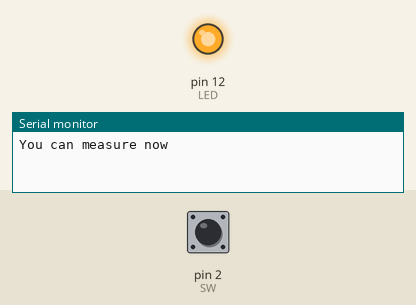
Recording of a sketch running on a simulated Arduino Uno, built with avr-gcc and run on an emulated ATmega328P. Parts: output pins drawn as LEDs (lit = HIGH), the last lines printed to the serial monitor. The test bench sets the inputs (shaded band); at power-on: pin 2 (SW) HIGH. Sleep ends after the set time or at an interrupt. At 5.2 s the program stops and its outputs stay as they are.

Above: at 5.0 s.
5.1 s: pin 2 (SW) pulled LOW for 0.15 s
At 6.4 s:
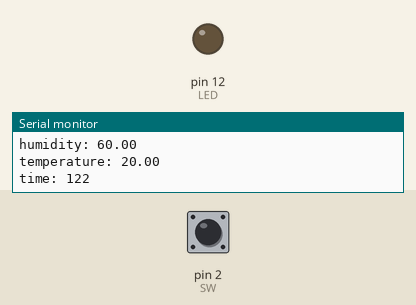
Timing chart, 0 to 6.7 s (numbered marks = the images above; inputs shaded):
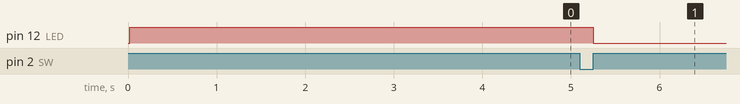

The sketch:

DutyCyclingTimer.ino
```cpp
/*
 * INF471C - Connected Objects and the Internet of Things (IoT)
 * Watchdog based duty-cycling 1
 * Ilja Tihhanovski
 *
 *
 */

//#include <avr/wdt.h>
#include <avr/sleep.h>

// We cant use other timers of Arduino because they will not work in SLEEP_MODE_PWR_DOWN
// So the system will never wake up


/*
WDTCSR
0 - WDP0 : prescaler
1 - WDP1 : prescaler
2 - WDP2 : prescaler
3 - WDE  : System reset on time-out
4 - WDCE : Change enable. +WDE=1 - 4 clock cycles
5 - WDP3 : prescaler
6 - WDIE : Watchdog interrupt enabled
7 - WDIF : Watchdog interrupt flag

WDE WDIE  Mode                  Action
0   0     Stopped               -
0   1     Interrupt mode        Interrupt
1   0     System reset mode     Reset
1   1     Interrupt and reset   Interrupt, then reset
x   x     System reset mode     Reset

WDP 3 2 1 0 msec
    0 0 0 0 16
    0 0 0 1 32
    0 0 1 0 64
    0 0 1 1 125
    0 1 0 0 250
    0 1 0 1 500
    0 1 1 0 1000
    0 1 1 1 2000
    1 0 0 0 4000
    1 0 0 1 8000
*/


#define LED 12
#define SW 2

float humidity;
float temperature;

inline void waitForSerialToFinish()
{
  // wait for transmit buffer to empty, see https://forum.arduino.cc/t/how-to-know-when-serial-has-finished-sending/116582/6
  while ((UCSR0A & _BV (TXC0)) == 0) {}
}

void measure()
{
  delay(100);         // Emulate working
  humidity = 60;
  temperature = 20;
}

void output()
{
  Serial.print("humidity: ");
  Serial.println(humidity);
  Serial.print("temperature: ");
  Serial.println(temperature);
  Serial.print("time: ");
  Serial.println(millis());
  Serial.flush ();
  waitForSerialToFinish();

}

volatile bool measureRequested = false;

void setup() {

  measureRequested = false;

  // Setup pins
  pinMode(LED, OUTPUT);
  pinMode(SW, INPUT_PULLUP);

  // Start serial
  Serial.begin(9600);
  while(!Serial);                                     // Wait for serial to start
  Serial.println("You can measure now");
  Serial.flush();
  waitForSerialToFinish();

  // We want to handle FALLING on pin 2
  // see https://tsibrov.blogspot.com/2019/06/arduino-interrupts-part2.html
  // To enable external interrupts bits INT0 and INT1 of EIMSK are used (External Interrupt Mask Register)
  // To control events that fire interrupt, bits 0 to 3 of EICRA are used (External Interrupt Control Register A)
  /* ISC00 and ISC01 control INT0:
   * ISC01  ISC00
   * 0      0     - LOW;
   * 0      1     - CHANGE (e.g. both FALLING and RISING);
   * 1      0     - FALLING;
   * 1      1     - RISING.
   */

  EICRA &= ~(1 << ISC00);                             // Reset ISC00
  EICRA |= (1 << ISC01);                              // Set ISC01
  EIMSK |= (1 << INT0);                               // Enable INT0

  digitalWrite(LED, HIGH);                            // Indicate we are ready for measuring

  set_sleep_mode (SLEEP_MODE_PWR_DOWN);               // Go to sleep until INT0 will wake us up
  sleep_enable();
  sleep_cpu();
}

// INT0 external interrupt - on PIN2
// Actually for this exersize we do not need to do anything here.
// System will just wake up and proceed to do loop
// But in case of system with different tasks, we can use this variable to know what is needed to do
ISR(INT0_vect)
{
  measureRequested = true;  // Just remember that measuring is requested
}

ISR(TIMER1_COMPA_vect)
{

}

void loop() {
  if(measureRequested)
  {
    measureRequested = false;
    measure();                                          // Measure
    output();                                           // Output data

    // Setup watchdog timer and disable pin 2 interrupt
    noInterrupts();                                     // Disable interrupts to avoid messing up the watchdog setup

    TCCR1A = 0;                 // reset timer1 setup registers
    TCCR1B = 0;
    OCR1A = 15624;          // scale the register
    TCNT1 = 0;                  // set internal timer counter 1 to zero
    TCCR1B |= (1 << WGM12);     // enable CTC mode
    // set scale to 1 / 1024
    TCCR1B |= (1 << CS10);
    TCCR1B |= (1 << CS12);
    TIMSK1 |= (1 << OCIE1A);    // setup interrupt on timer compare


    EIMSK &= ~(1 << INT0);                              // Disable INT0 - we dont want system to wake up on button press now

    interrupts();                                       // Enable interrupts back

    digitalWrite(LED, LOW);                             // Show that measurement is disabled

    // Go to sleep until watchdog wake us
    set_sleep_mode (SLEEP_MODE_PWR_DOWN);
    sleep_enable();
    sleep_cpu();
  }

}
```

Measured:
- after the input at 5.1 s, pin 12 (LED): HIGH → LOW after 0.15 s
